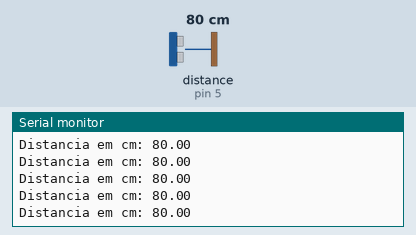
The sketch below on a simulated Arduino Uno, built with avr-gcc and run on an emulated ATmega328P. On the bench: the last lines printed to the serial monitor. Inputs (shaded band) come from the test bench; at power-on: distance to the obstacle (sensor on pin 5) 80 cm. The echo pulse lasts 58.3 µs per cm.

Above: at 1.2 s.
1.3 s: distance to the obstacle (sensor on pin 5) set to 35 cm
At 1.6 s:
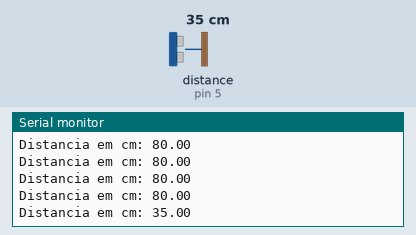
4.3 s: distance to the obstacle (sensor on pin 5) set to 2 cm
At 4.45 s:
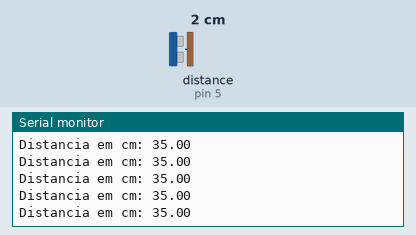
Timing chart, 0 to 7.3 s (numbered marks = the images above; inputs shaded):
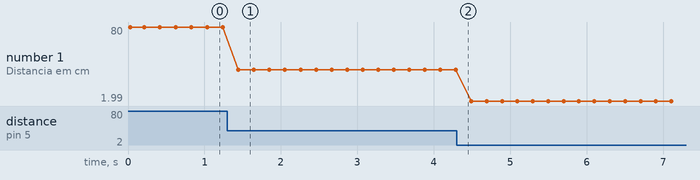

Measured:
- after the input at 1.3 s, the serial monitor: prints a new line after 0.14 s (image 1)
- plotted number 1: 80 → 35 after the input at 1.3 s, 35 → 1.99 after the input at 4.3 s

The sketch:

distance_sensor.ino
```cpp
#include <Ultrasonic.h>

#define pin_trigger 4
#define pin_echo 5

Ultrasonic ultrasonic(pin_trigger, pin_echo);

void setup(){
  Serial.begin(9600);
  Serial.println("Lendo dados do sensor...");
}

void loop(){
  float cmMsec;
  long microsec = ultrasonic.timing();
  cmMsec = ultrasonic.convert(microsec, Ultrasonic::CM);

  //Exibe informacoes no serial monitor
  Serial.print("Distancia em cm: ");
  Serial.println(cmMsec);
  delay(200);
}
```
